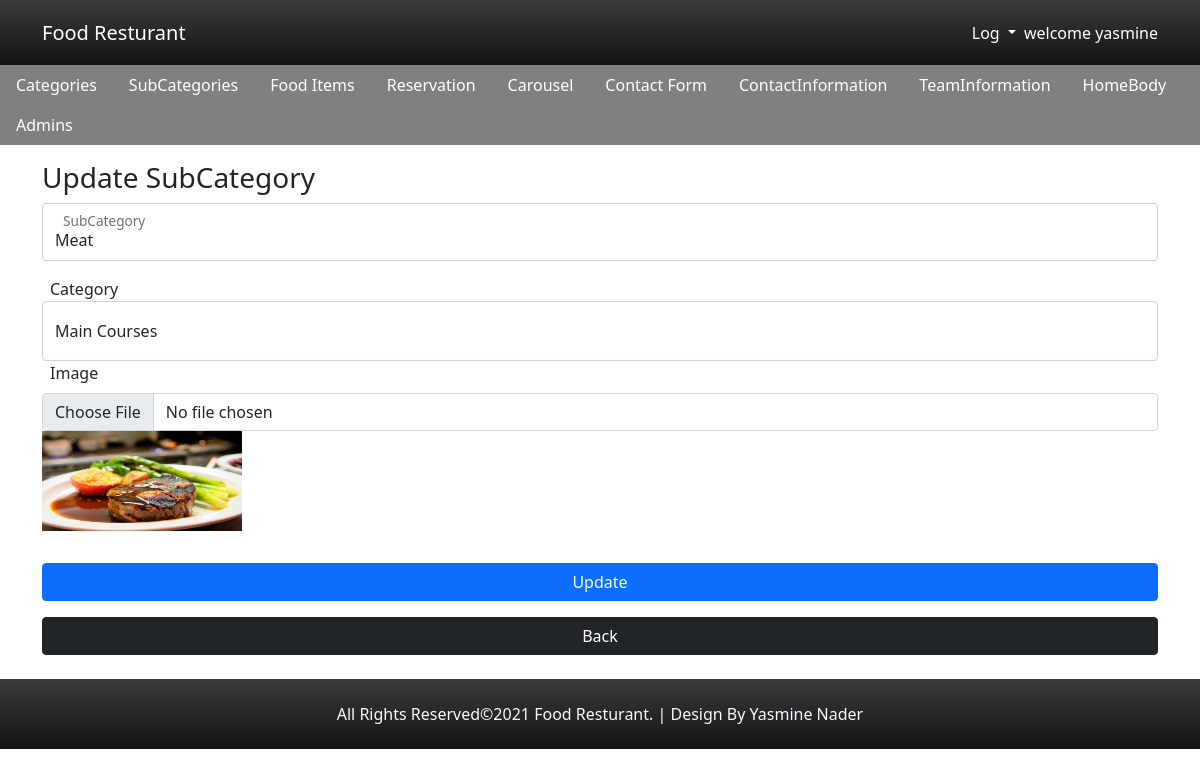
The app's page /subcategory/subcategoryupdate.php?id=1 (signed in) with its own data.
### tables this page shows
CREATE TABLE `subcategory` (
  `id` int(11) NOT NULL,
  `name` char(100) NOT NULL,
  `categories_id` int(11) NOT NULL,
  `image` char(255) NOT NULL
);

CREATE TABLE `categories` (
  `id` int(11) NOT NULL,
  `name` char(100) NOT NULL,
  `image` char(255) NOT NULL
);

### subcategory/subcategoryupdate.php (the view, shortened to what this page needs)
<?php
require "../connection/dbconnection.php";
$id = filter_var($_GET["id"], FILTER_SANITIZE_NUMBER_INT);
$op = "select * from categories";
$operation = mysqli_query($con, $op);
$opsub = "select * from subcategory where id=" . $id;
$operationsubquery = mysqli_query($con, $opsub);
if ($operationsubquery) {
    $operationsub = mysqli_fetch_assoc($operationsubquery);
} else {
    echo "no data related to this id";
}
?>
<?php include "../layout/headeradmin.php";?>
<?php include "../layout/navbaradmin.php";?>
<div class="container ">
<?php if(isset($_SESSION["Name"])){?>
<h3>Update SubCategory</h3>
    <form method="post" action="<?php echo htmlspecialchars($_SERVER['PHP_SELF']) . "?id=$id" ?>" enctype='multipart/form-data' >
            <div class="form-floating mb-3">
              <input type="text" class="form-control" id="subcategory" placeholder="subcategory" name="subcategory" value="<?php echo $operationsub["name"] ?>">
              <label for="subcategory" class="ms-2">SubCategory</label>
            </div>
            <div>
                <label for="category" class="ms-2">Category</label>
                <select name="category" class="form-control">
                <?php while ($data = mysqli_fetch_assoc($operation)) {?>
               <option value="<?php echo $data['id'];?>" <?php if($operationsub["categories_id"] == $data['id']) {echo "selected";} ?>> <?php echo $data['name']; ?></option>
               <?php }?>
             </select>
    </div>
    <div class="mb-3">
      <label for="image" class=" form-label ms-2">Image</label>
       <input type="file" class="form-control" name="image" id="image" >
       <div><img class="imageadmin" src="<?php echo ('../uploads/' . $operationsub['image']); ?>"></div>
      </div>
    <button type="submit"  class="btn btn-primary mt-3 w-100 " >Update</button>
    <div>
    <a href="subcategorydisplay.php" class="btn btn-dark mt-3 w-100 mb-4">Back</a>
  </div>
  </form>
</div>
<?php include '../layout/footer.php'?>
<?php } else{header("location: ../admins/login.php");} ?>

### css/style.css (style rules this page uses)
body { padding: 0px; margin: 0px; }
select { height: 60px; }
.imageadmin { width: 200px; height: 100px; }

### records on screen
subcategory: subcategory "Meat", category "Main Courses", image (picture)

### other values on screen
$_SESSION["Name"] "yasmine"
